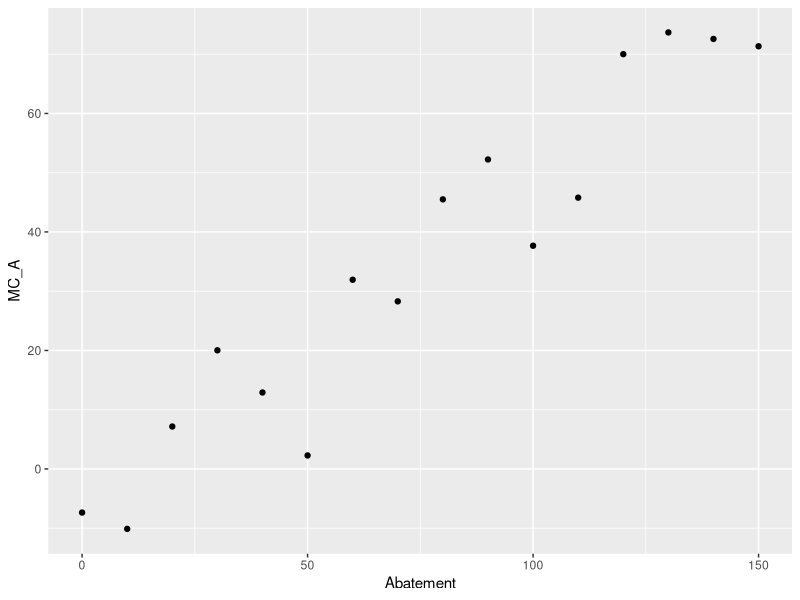
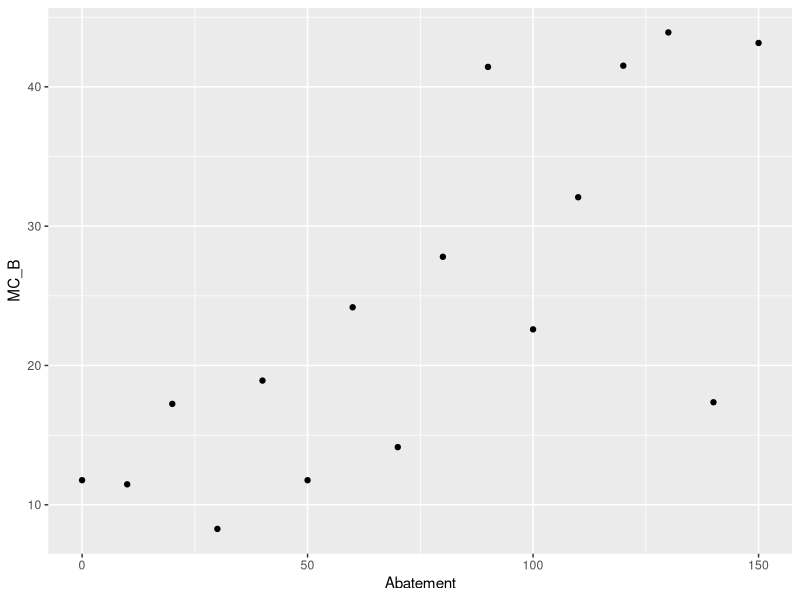
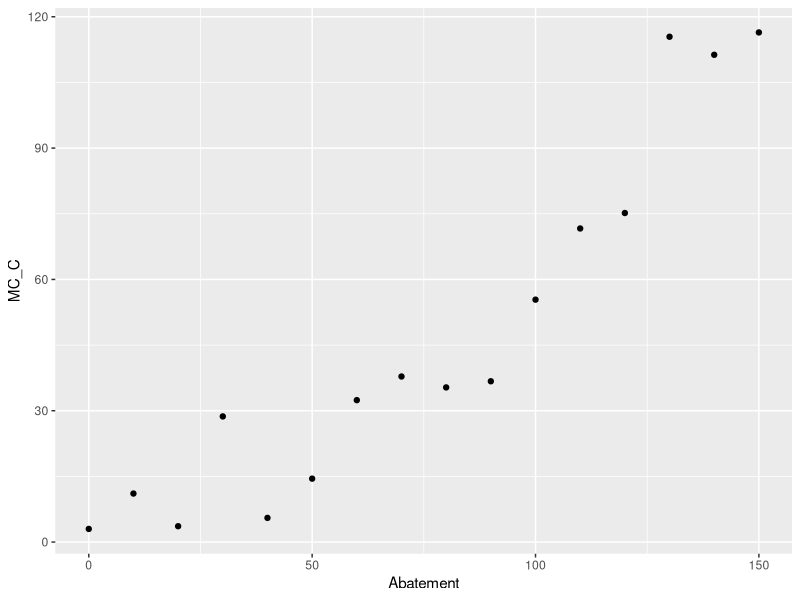
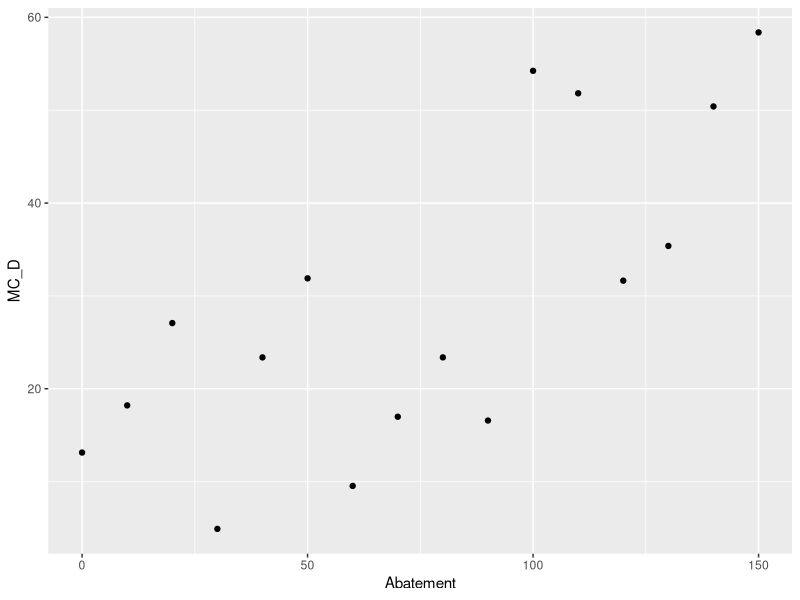

Write R code to recreate these figures, in order.
## ---- chunk 1
knitr::opts_chunk$set(echo = TRUE)
## ---- chunk 2

library(tidyverse)

carbon_abate <- read_csv("HW4Data.csv")

## ---- chunk 3
#Visualize the data

sector_A <- ggplot(carbon_abate, aes(x = Abatement, y = MC_A)) +
  geom_point()
sector_A

sector_B <- ggplot(carbon_abate, aes(x = Abatement, y = MC_B)) +
  geom_point()
sector_B

sector_C <- ggplot(carbon_abate, aes(x = Abatement, y = MC_C)) +
  geom_point()
sector_C

sector_D <- ggplot(carbon_abate, aes(x = Abatement, y = MC_D)) +
  geom_point()
sector_D


## ---- chunk 4
#Linear Models for each sector

model_A <- lm(MC_A ~ Abatement, data = carbon_abate)
summary(model_A)

model_B <- lm(MC_B ~ Abatement, data = carbon_abate)
summary(model_B)

model_C <- lm(MC_C ~ Abatement, data = carbon_abate)
summary(model_C)

model_D <- lm(MC_D ~ Abatement, data = carbon_abate)
summary(model_D)
